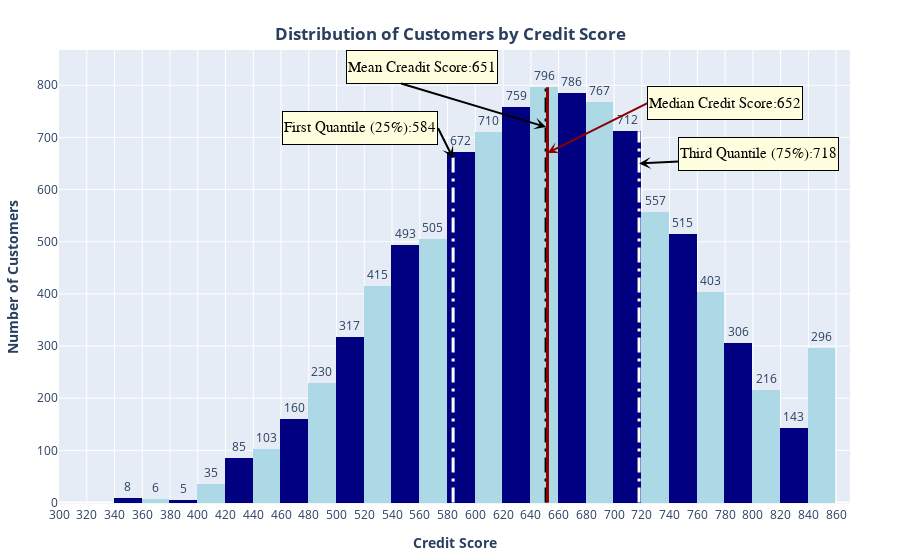

The cell this chart's notebook holds for it:
### Code cell
fig=px.histogram(
           df,x='CreditScore',
           nbins=30,
           range_x=[300,df['CreditScore'].max()+20],
           
)
fig.update_traces(textposition='outside',texttemplate='%{y}',text=df['CreditScore'])
fig.update_traces(marker=dict(color=['navy' if i% 2==0 else 'lightblue' for i in range(len(df))]))
fig.update_layout(title=dict(text="<b>Distribution of Customers by Credit Score</b>",
                             x=0.5,y=0.95),
                             margin=dict(l=50,r=50,t=50,b=50),
                             yaxis=dict(title='<b>Number of Customers</b>'),
                             xaxis=dict(title='<b>Credit Score</b>',
                             tickmode='linear',
                             dtick=20,
                             showgrid=True,
                             zeroline=True,
                             showline=True,
                          
                ))

fig.add_shape( go.layout.Shape( type='line',
                x0=mean_cr,
                x1=mean_cr,
                y0=0,
                y1=796,
                line=dict(color='black',dash='longdashdot',width=3),
                             )
)
fig.add_annotation(
                   x=mean_cr,
                   y= 720,
                   text=f'Mean Creadit Score:{mean_cr}',
                   showarrow=True,
                   arrowcolor='black',
                   arrowhead=3,
                   xref='x',
                   yref='y',
                   font=dict(size=15,color='black',family='bold'),
                   align='left',
                   xanchor='left',
                   bgcolor='lightyellow',
                   bordercolor='black',
                   arrowwidth=2,
                   borderwidth=1,
                   height=30,
                   ax=-200,
                   ay=-60,
)
fig.add_shape( go.layout.Shape( type='line',
                x0=median_cr,
                x1=median_cr,
                y0=0,
                y1=796,
                line=dict(color='darkred',width=3),
                             )
)
fig.add_annotation(
                   x=median_cr,
                   y= 670 ,
                   text=f'Median Credit Score:{median_cr}',
                   showarrow=True,
                   arrowcolor='darkred',
                   arrowwidth=2,
                   arrowhead=3,
                   xref='x',
                   yref='y',
                   font=dict(size=15,color='black',family='bold'),
                   align='left',
                   xanchor='left',
                   bgcolor='lightyellow',
                   bordercolor='black',
                   
                   borderwidth=1,
                   height=30,
                   ax=100,
                   ay=-50,
)

fig.add_shape( go.layout.Shape( type='line',
                x0=q25_cr,
                x1=q25_cr,
                y0=0,
                y1=672,
                line=dict(color='white',dash='longdashdot',width=3),
                             )
)
fig.add_annotation(
                   x=q25_cr,
                   y= 660 ,
                   text=f'First Quantile (25%):{q25_cr}',
                   showarrow=True,
                   arrowcolor='black',
                   arrowwidth=2,
                   arrowhead=3,
                   xref='x',
                   yref='y',
                   font=dict(size=15,color='black',family='bold'),
                   align='left',
                   xanchor='right',
                   bgcolor='lightyellow',
                   bordercolor='black',
                   
                   borderwidth=1,
                   height=30,
                   ax=-15,
                   ay=-30,
)

fig.add_shape( go.layout.Shape( type='line',
                x0=q75_cr,
                x1=q75_cr,
                y0=0,
                y1=712,
                line=dict(color='white',dash='longdashdot',width=3),
                             )
)
fig.add_annotation(
                   x=q75_cr,
                   y= 650 ,
                   text=f'Third Quantile (75%):{q75_cr}',
                   showarrow=True,
                   arrowcolor='black',
                   arrowwidth=2,
                   arrowhead=3,
                   xref='x',
                   yref='y',
                   font=dict(size=15,color='black',family='bold'),
                   align='left',
                   xanchor='right',
                   bgcolor='lightyellow',
                   bordercolor='black',
                   borderwidth=1,
                   height=30,
                   ax=200,
                   ay=-10,
)

fig.show()

### Figure 1 — Plotly figure (JSON) as saved in the notebook; plotly's stock layout.template omitted (floating-point values rounded to 4 significant figures; data arrays with more than 128 entries replaced by an {"elided": "..."} marker saying what was removed)
{"data": [{"alignmentgroup": "True", "bingroup": "x", "hovertemplate": "CreditScore=%{x}<br>count=%{y}<extra></extra>", "legendgroup": "", "marker": {"color": {"elided": "10000 str values"}, "pattern": {"shape": ""}}, "name": "", "nbinsx": 30, "offsetgroup": "", "orientation": "v", "showlegend": false, "text": {"elided": "10000 int values"}, "textposition": "outside", "texttemplate": "%{y}", "type": "histogram", "x": {"elided": "10000 int values"}, "xaxis": "x", "yaxis": "y"}], "layout": {"annotations": [{"align": "left", "arrowcolor": "black", "arrowhead": 3, "arrowwidth": 2, "ax": -200, "ay": -60, "bgcolor": "lightyellow", "bordercolor": "black", "borderwidth": 1, "font": {"color": "black", "family": "bold", "size": 15}, "height": 30, "showarrow": true, "text": "Mean Creadit Score:651", "x": 651, "xanchor": "left", "xref": "x", "y": 720, "yref": "y"}, {"align": "left", "arrowcolor": "darkred", "arrowhead": 3, "arrowwidth": 2, "ax": 100, "ay": -50, "bgcolor": "lightyellow", "bordercolor": "black", "borderwidth": 1, "font": {"color": "black", "family": "bold", "size": 15}, "height": 30, "showarrow": true, "text": "Median Credit Score:652", "x": 652, "xanchor": "left", "xref": "x", "y": 670, "yref": "y"}, {"align": "left", "arrowcolor": "black", "arrowhead": 3, "arrowwidth": 2, "ax": -15, "ay": -30, "bgcolor": "lightyellow", "bordercolor": "black", "borderwidth": 1, "font": {"color": "black", "family": "bold", "size": 15}, "height": 30, "showarrow": true, "text": "First Quantile (25%):584", "x": 584, "xanchor": "right", "xref": "x", "y": 660, "yref": "y"}, {"align": "left", "arrowcolor": "black", "arrowhead": 3, "arrowwidth": 2, "ax": 200, "ay": -10, "bgcolor": "lightyellow", "bordercolor": "black", "borderwidth": 1, "font": {"color": "black", "family": "bold", "size": 15}, "height": 30, "showarrow": true, "text": "Third Quantile (75%):718", "x": 718, "xanchor": "right", "xref": "x", "y": 650, "yref": "y"}], "barmode": "relative", "legend": {"tracegroupgap": 0}, "margin": {"b": 50, "l": 50, "r": 50, "t": 50}, "shapes": [{"line": {"color": "black", "dash": "longdashdot", "width": 3}, "type": "line", "x0": 651, "x1": 651, "y0": 0, "y1": 796}, {"line": {"color": "darkred", "width": 3}, "type": "line", "x0": 652, "x1": 652, "y0": 0, "y1": 796}, {"line": {"color": "white", "dash": "longdashdot", "width": 3}, "type": "line", "x0": 584, "x1": 584, "y0": 0, "y1": 672}, {"line": {"color": "white", "dash": "longdashdot", "width": 3}, "type": "line", "x0": 718, "x1": 718, "y0": 0, "y1": 712}], "title": {"text": "<b>Distribution of Customers by Credit Score</b>", "x": 0.5, "y": 0.95}, "xaxis": {"anchor": "y", "domain": [0, 1], "dtick": 20, "range": [300, 870], "showgrid": true, "showline": true, "tickmode": "linear", "title": {"text": "<b>Credit Score</b>"}, "zeroline": true}, "yaxis": {"anchor": "x", "domain": [0, 1], "title": {"text": "<b>Number of Customers</b>"}}}}
